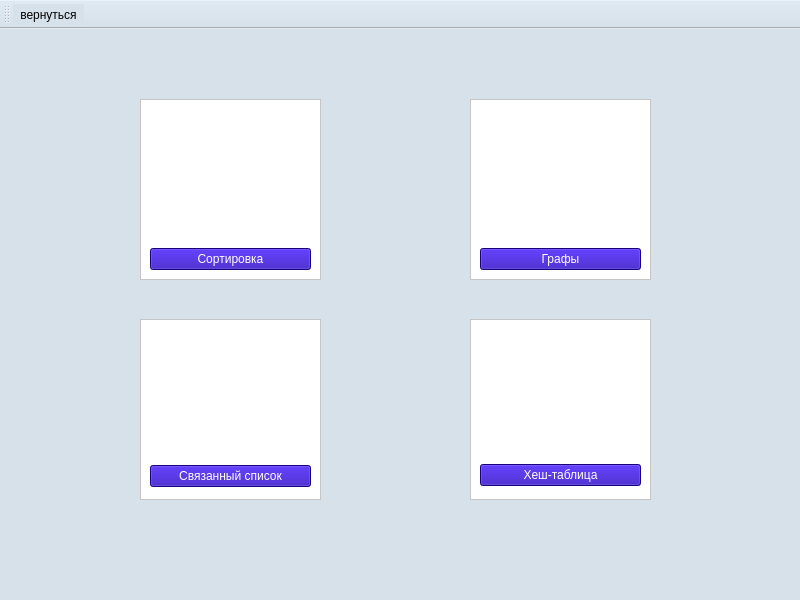
<?xml version="1.0" encoding="UTF-8"?>
<ui version="4.0">
 <class>MenuWindow</class>
 <widget class="QMainWindow" name="MenuWindow">
  <property name="geometry">
   <rect>
    <x>0</x>
    <y>0</y>
    <width>800</width>
    <height>600</height>
   </rect>
  </property>
  <property name="windowTitle">
   <string>MainWindow</string>
  </property>
  <property name="styleSheet">
   <string notr="true">background: #D7E1E9;</string>
  </property>
  <widget class="QWidget" name="centralwidget">
   <widget class="QFrame" name="frame">
    <property name="geometry">
     <rect>
      <x>140</x>
      <y>70</y>
      <width>181</width>
      <height>181</height>
     </rect>
    </property>
    <property name="styleSheet">
     <string notr="true">background: white;</string>
    </property>
    <property name="frameShape">
     <enum>QFrame::StyledPanel</enum>
    </property>
    <property name="frameShadow">
     <enum>QFrame::Raised</enum>
    </property>
    <widget class="QWidget" name="layoutWidget">
     <property name="geometry">
      <rect>
       <x>10</x>
       <y>10</y>
       <width>161</width>
       <height>161</height>
      </rect>
     </property>
     <layout class="QVBoxLayout" name="verticalLayout_2">
      <item>
       <widget class="QLabel" name="label_2">
        <property name="text">
         <string/>
        </property>
        <property name="pixmap">
         <pixmap resource="resource.qrc">:/IMG/sorting2.gif</pixmap>
        </property>
       </widget>
      </item>
      <item>
       <widget class="QPushButton" name="pushButton">
        <property name="styleSheet">
         <string notr="true">background: #2300B0;
color: white;</string>
        </property>
        <property name="text">
         <string>Сортировка</string>
        </property>
       </widget>
      </item>
     </layout>
    </widget>
   </widget>
   <widget class="QFrame" name="frame_2">
    <property name="geometry">
     <rect>
      <x>470</x>
      <y>70</y>
      <width>181</width>
      <height>181</height>
     </rect>
    </property>
    <property name="styleSheet">
     <string notr="true">background: white;</string>
    </property>
    <property name="frameShape">
     <enum>QFrame::StyledPanel</enum>
    </property>
    <property name="frameShadow">
     <enum>QFrame::Raised</enum>
    </property>
    <widget class="QWidget" name="layoutWidget">
     <property name="geometry">
      <rect>
       <x>10</x>
       <y>10</y>
       <width>161</width>
       <height>161</height>
      </rect>
     </property>
     <layout class="QVBoxLayout" name="verticalLayout_4">
      <item>
       <widget class="QLabel" name="label_3">
        <property name="text">
         <string/>
        </property>
        <property name="pixmap">
         <pixmap resource="resource.qrc">:/IMG/graph.gif</pixmap>
        </property>
       </widget>
      </item>
      <item>
       <widget class="QPushButton" name="pushButton_2">
        <property name="styleSheet">
         <string notr="true">background: #2300B0;
color: white;</string>
        </property>
        <property name="text">
         <string>Графы</string>
        </property>
       </widget>
      </item>
     </layout>
    </widget>
   </widget>
   <widget class="QFrame" name="frame_3">
    <property name="geometry">
     <rect>
      <x>140</x>
      <y>290</y>
      <width>181</width>
      <height>181</height>
     </rect>
    </property>
    <property name="styleSheet">
     <string notr="true">background: white;</string>
    </property>
    <property name="frameShape">
     <enum>QFrame::StyledPanel</enum>
    </property>
    <property name="frameShadow">
     <enum>QFrame::Raised</enum>
    </property>
    <widget class="QWidget" name="layoutWidget">
     <property name="geometry">
      <rect>
       <x>10</x>
       <y>10</y>
       <width>161</width>
       <height>158</height>
      </rect>
     </property>
     <layout class="QVBoxLayout" name="verticalLayout">
      <item>
       <widget class="QLabel" name="label_4">
        <property name="text">
         <string/>
        </property>
        <property name="pixmap">
         <pixmap resource="resource.qrc">:/IMG/list.gif</pixmap>
        </property>
       </widget>
      </item>
      <item>
       <widget class="QPushButton" name="pushButton_3">
        <property name="styleSheet">
         <string notr="true">background: #2300B0;
color: white;</string>
        </property>
        <property name="text">
         <string>Связанный список</string>
        </property>
       </widget>
      </item>
     </layout>
    </widget>
   </widget>
   <widget class="QFrame" name="frame_4">
    <property name="geometry">
     <rect>
      <x>470</x>
      <y>290</y>
      <width>181</width>
      <height>181</height>
     </rect>
    </property>
    <property name="styleSheet">
     <string notr="true">background: white;</string>
    </property>
    <property name="frameShape">
     <enum>QFrame::StyledPanel</enum>
    </property>
    <property name="frameShadow">
     <enum>QFrame::Raised</enum>
    </property>
    <widget class="QWidget" name="layoutWidget_2">
     <property name="geometry">
      <rect>
       <x>10</x>
       <y>10</y>
       <width>161</width>
       <height>157</height>
      </rect>
     </property>
     <layout class="QVBoxLayout" name="verticalLayout_3">
      <item>
       <widget class="QLabel" name="label_5">
        <property name="text">
         <string/>
        </property>
        <property name="pixmap">
         <pixmap resource="resource.qrc">:/IMG/hashtable.gif</pixmap>
        </property>
       </widget>
      </item>
      <item>
       <widget class="QPushButton" name="pushButton_4">
        <property name="styleSheet">
         <string notr="true">background: #2300B0;
color: white;</string>
        </property>
        <property name="text">
         <string>Хеш-таблица</string>
        </property>
       </widget>
      </item>
     </layout>
    </widget>
   </widget>
  </widget>
  <widget class="QMenuBar" name="menubar">
   <property name="geometry">
    <rect>
     <x>0</x>
     <y>0</y>
     <width>800</width>
     <height>22</height>
    </rect>
   </property>
  </widget>
  <widget class="QStatusBar" name="statusbar"/>
  <widget class="QToolBar" name="toolBar">
   <property name="windowTitle">
    <string>toolBar</string>
   </property>
   <attribute name="toolBarArea">
    <enum>TopToolBarArea</enum>
   </attribute>
   <attribute name="toolBarBreak">
    <bool>false</bool>
   </attribute>
   <addaction name="action"/>
  </widget>
  <action name="action">
   <property name="icon">
    <iconset resource="resource.qrc">
     <normaloff>:/IMG/pkL_aLB4L_I.jpg</normaloff>:/IMG/pkL_aLB4L_I.jpg</iconset>
   </property>
   <property name="text">
    <string>вернуться</string>
   </property>
  </action>
 </widget>
 <resources>
  <include location="resource.qrc"/>
 </resources>
 <connections/>
</ui>
